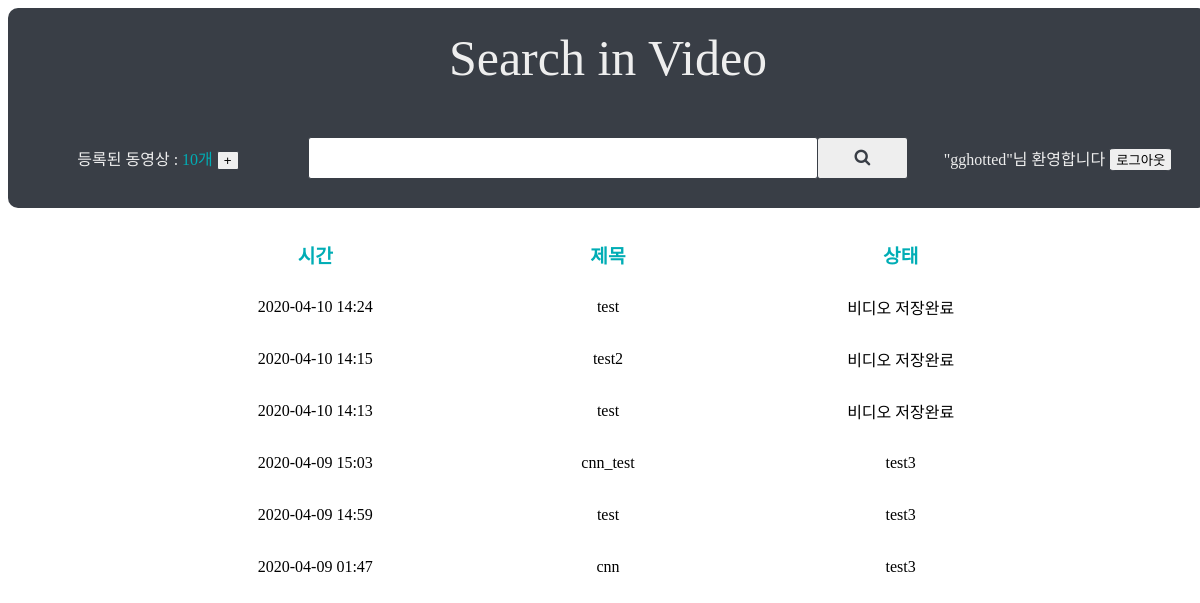
/state/uploading/list (signed in), run on an earlier commit of the app's database.
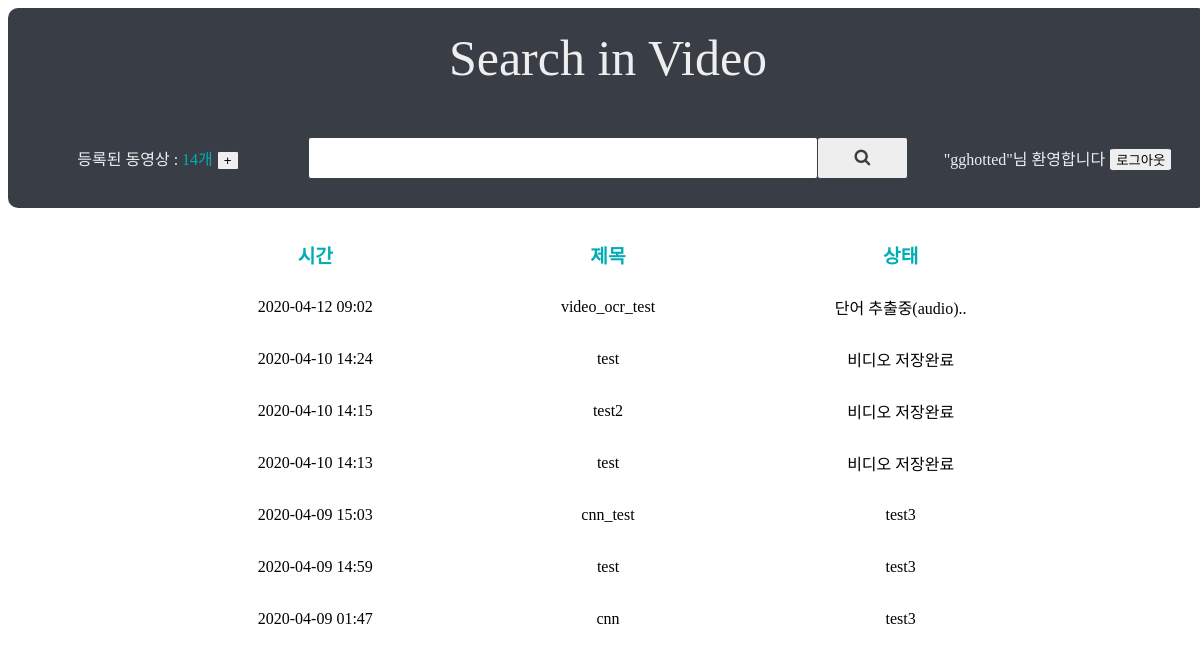
And on a later commit of the database.
### search_in_video/models.py (models this page shows, shortened)
class Video(models.Model):
    user = models.ForeignKey(User, on_delete=models.CASCADE, related_name='videos')
    title = models.CharField(max_length=100)
    video = models.FileField(null=True)
    audio = models.FileField(null=True)
    source_type = models.CharField(max_length=50)
    youtube_link = models.CharField(max_length=255, null=True)
    state = models.CharField(max_length=50)
    created = models.DateTimeField(auto_now_add=True)
    class Meta:
        ordering = ['-created']

### state/views.py (the view)
# urls.py: path('uploading/list', views.UploadingListView.as_view()),
class UploadingListView(ListView):
    template_name = 'uploading.html'
    context_object_name = 'videos'
    model = Video
    def get_queryset(self):
        videos = self.model.objects.exclude(
            state='완료'
        )
        return videos

### templates/uploading.html (shortened to what this page needs)
{% extends 'base.html' %}
{% block content %}
<table class="uploading-list">
    <thead>
        <tr> <td>시간</td> <td>제목</td> <td>상태</td> </tr>
    </thead>
    <tbody>
        {% for video in videos %}
        <tr>
            <td>{{video.created | date:'Y-m-d H:i'}}</td>
            <td>{{video.title}}</td>
            <td class="state">{{video.state}}</td>
        </tr>
        {% endfor %}
    </tbody>
</table>
{% endblock %}

### templates/base.html (shortened to what this page needs)
<!DOCTYPE html>
{% load static %}
<html lang="ko">
<head>
    <link rel="stylesheet" href="//code.jquery.com/ui/1.12.1/themes/base/jquery-ui.css">
    <link rel="stylesheet" href="https://cdnjs.cloudflare.com/ajax/libs/font-awesome/4.7.0/css/font-awesome.min.css">
    <link rel="stylesheet" href="{% static 'css/style.css' %}">
</head>
<body>
<div class="container">
    <div class="header">
        <div class="site-title-box">
            <a href="{% url 'home' %}">Search in Video</a>
        </div>
        <div class="header-info-box">
            <div class="user-storage-info">
                {% if request.user.is_authenticated %}
                <span class="oatmeal">등록된 동영상 : </span>
                <a class="strong" href="{% url 'home' %}">{{request.user.videos.all|length}}개</a>
                {% endif %}
                <button class="btn" onclick="location.href='{% url 'upload' %}'">+</button>
            </div>
            <div class="search-info">
                <form id="search_form" class="search-form" action="{% url 'list' %}">
                    <input id="find_text" name="find_text" value="{{request.GET.find_text}}">
                    <button><i class="fa fa-search"></i></button>
                </form>
            </div>
            <div class="user-info">
                {% if request.user.is_authenticated %}
                <span class="oatmeal">"{{request.user}}"님 환영합니다</span>
                <button class="btn" onclick="location.href='{% url 'login' %}'">로그아웃</button>
                {% else %}
                <button class="btn" onclick="location.href='{% url 'login' %}'">로그인</button>
                <button class="btn" onclick="location.href='{% url 'signup' %}'">회원가입</button>
                {% endif %}
            </div>
        </div>
    </div>
    <div class="content">
        {% block content %}
        {% endblock %}
    </div>
</div>
</body>
</html>

What changed in the data, as far as the page shows it:
added Video: created "2020-04-12 09:02", title "video_ocr_test", state "단어 추출중(audio).."
Also different on the page:
{{ request.user.videos.all|length }}: "10" → "14"
